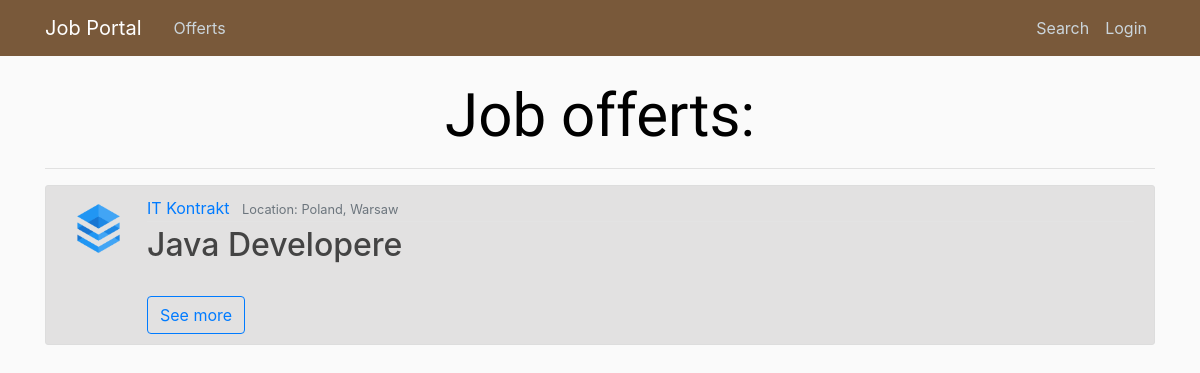
Page /offerts/ on the earlier database version.
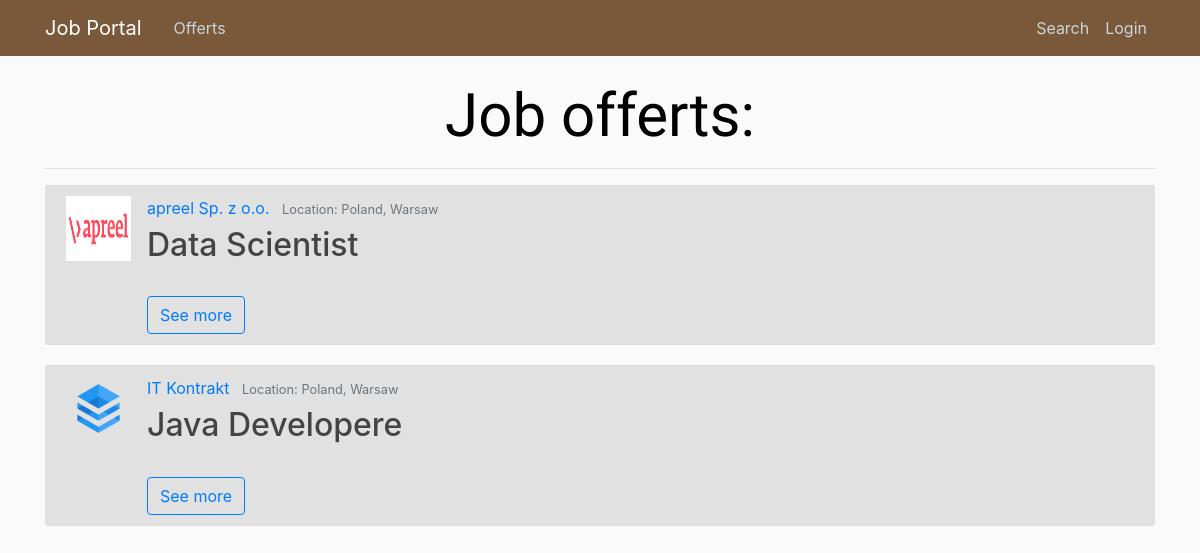
Same page on the later database version.
### offerts/models.py (models this page shows, shortened)
class Offert(models.Model):
    author = models.ForeignKey(User, on_delete=models.CASCADE)
    position = models.CharField(max_length = 100)
    agency = models.ForeignKey(Agency, on_delete=models.CASCADE)
    remote = models.BooleanField(default=False)
    sal_types = (
        ('H', 'per hour'),
        ('M', 'monthly'),
    )
    salary_type = models.CharField(
        max_length=1,
        choices=sal_types,
        default='M',
    )
    min_salary = models.IntegerField(default=0)
    max_salary = models.IntegerField(default=0)
    publication_date = models.DateTimeField(auto_now_add = True)
    expiration_date = models.DateField(null=True, default=None)
    must_have = models.ManyToManyField('Tag')
    nice_to_have = models.CharField(max_length = 1000)
    duties = models.CharField(max_length = 1000)
    benefits = models.CharField(max_length = 1000)
    about = models.TextField(null=True)

class Agency(models.Model):
    company = models.ForeignKey(Company, on_delete=models.CASCADE)
    country = models.CharField(max_length = 100)
    location = models.CharField(max_length = 100)
    address = models.CharField(max_length = 200)
    weppage = models.URLField(null=True)
    email = models.EmailField()
    phone = models.CharField(max_length=15)
    class Meta:
        verbose_name_plural = "Agencies"

class Company(models.Model):
    name = models.CharField(max_length = 200, unique=True)
    logo = models.ImageField(upload_to = "logos/", null=True, default=None)
    webpage = models.URLField(null=True)
    about = models.CharField(max_length = 1000)
    class Meta:
        verbose_name_plural = "Companies"

### offerts/views.py (the view)
# urls.py: path('', OffertListView.as_view(), name = 'index'),
class OffertListView(ListView):
    model = Offert
    template_name = 'offerts/offert_list.html' # default: <app>/<model>_<viewtype>.html
    context_object_name = 'offerts'
    ordering = ['-publication_date'] # '-' -> from newest to oldest
    paginate_by = 4

### offerts/templates/offerts/offert_list.html (shortened to what this page needs)
{% extends 'base.html' %}
{% load static %}
    {% block body %}
      <h1> Job offerts: </h1>
      <hr>
      {% if offerts %}
        {% for offert in offerts %}
        <article class="media content-section">
        <img class="article-img" src="{{offert.agency.company.logo.url}}" alt="logo">
            <div class="media-body">
                <div class="article-metadata">
                  <a class="mr-2" href='#'>{{ offert.agency.company.name }}</a>
                  <small class="text-muted">Location: {{ offert.agency.country }}, {{offert.agency.location }}</small>
                </div>
                <h2><a class="article-title">{{ offert.position }}</a></h2>
                <br>
                <a href="{% url 'offerts:offertDetails' offert.id %}"><button type="button" class="btn btn-outline-primary">See more</button></a>
        </article>
      {% endfor %}
    {% else %}
      <h3>No offerts available.</h3>
    {% endif %}
  {% endblock %}

Differences in the rows shown:
added Offert: agency.company.logo (picture), agency.company.name "apreel Sp. z o.o.", agency.country "Poland", agency.location "Warsaw", position "Data Scientist"
